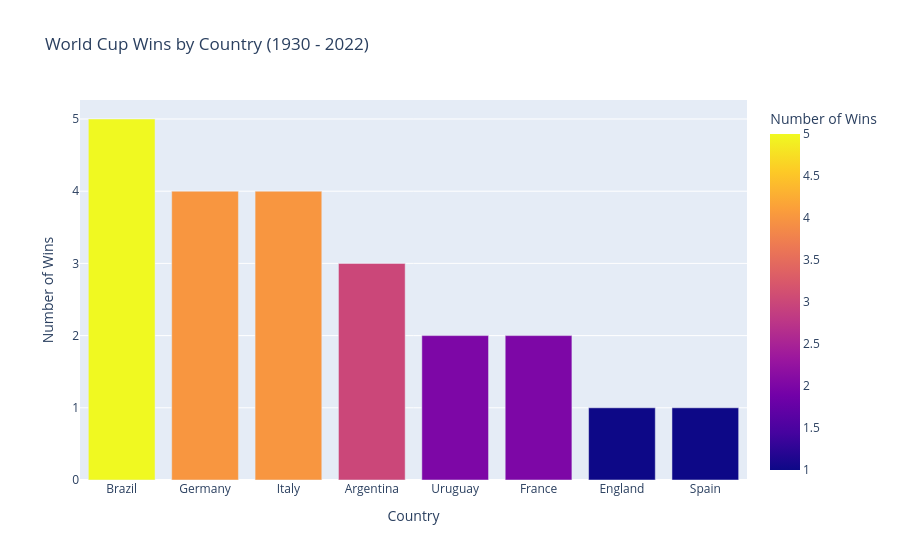

Here is the notebook cell this chart was saved with:
### Code cell
# count number of wins per country across all editions
world_cup_wins = wc_all_editions_clean_df.groupby('champion').size().sort_values(ascending=False).reset_index(name='Wins')

# plot on bar chart
world_cup_wins_plot = px.bar(world_cup_wins, x='champion', y='Wins', title='World Cup Wins by Country (1930 - 2022)', labels={'champion': 'Country', 'Wins': 'Number of Wins'}, color='Wins')

# print("Total World Cup Wins:", world_cup_wins['Wins'].sum())
# print("Total of World Cup Tournaments:", wc_all_editions_clean_df.shape[0])
display(world_cup_wins)
world_cup_wins_plot.show(config=config)

world_cup_wins_plot.write_html(f"{FINAL_PLOT_DIR}/world_cup_wins.html")

### Figure 1 — Plotly figure (JSON) as saved in the notebook; plotly's stock layout.template omitted (floating-point values rounded to 4 significant figures)
{"data": [{"hovertemplate": "Country=%{x}<br>Number of Wins=%{marker.color}<extra></extra>", "legendgroup": "", "marker": {"color": [5, 4, 4, 3, 2, 2, 1, 1], "coloraxis": "coloraxis", "pattern": {"shape": ""}}, "name": "", "orientation": "v", "showlegend": false, "textposition": "auto", "type": "bar", "x": ["Brazil", "Germany", "Italy", "Argentina", "Uruguay", "France", "England", "Spain"], "xaxis": "x", "y": [5, 4, 4, 3, 2, 2, 1, 1], "yaxis": "y"}], "layout": {"barmode": "relative", "coloraxis": {"colorbar": {"title": {"text": "Number of Wins"}}, "colorscale": [[0, "#0d0887"], [0.1111, "#46039f"], [0.2222, "#7201a8"], [0.3333, "#9c179e"], [0.4444, "#bd3786"], [0.5556, "#d8576b"], [0.6667, "#ed7953"], [0.7778, "#fb9f3a"], [0.8889, "#fdca26"], [1, "#f0f921"]]}, "legend": {"tracegroupgap": 0}, "title": {"text": "World Cup Wins by Country (1930 - 2022)"}, "xaxis": {"anchor": "y", "domain": [0, 1], "title": {"text": "Country"}}, "yaxis": {"anchor": "x", "domain": [0, 1], "title": {"text": "Number of Wins"}}}}
